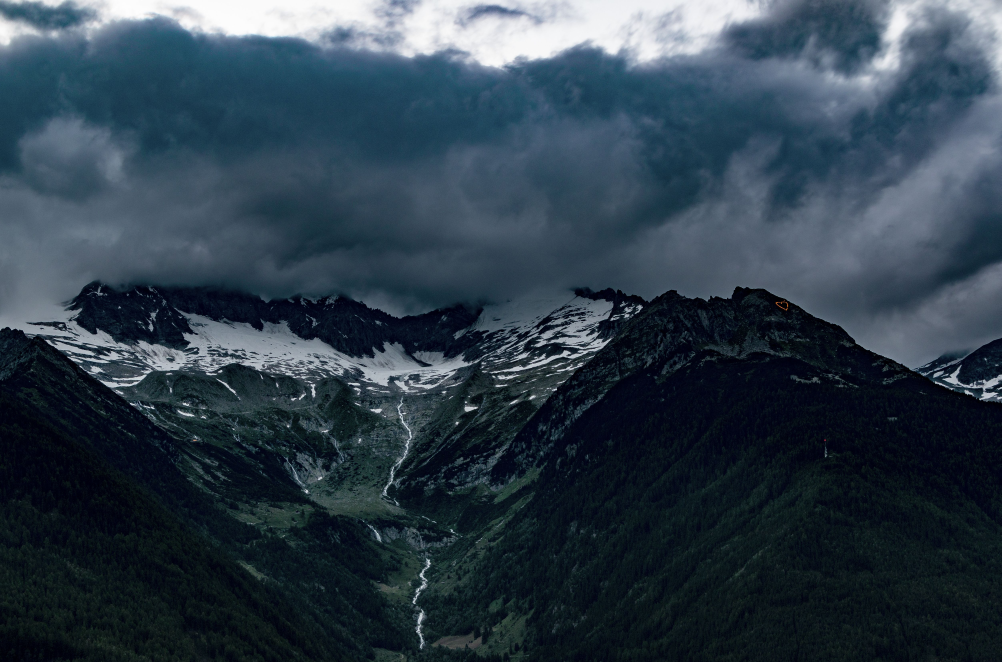
#> input picture photo.jpg, 5008 x 3309 px (shown at 1/5 size)
$ python mosaique.py
#> lines starting #> are read from the running program, lines starting #| are printed output that depends on the picture
# Import de l'outil image
from PIL import Image

# définir l'image avec la photo choisie et sa taille
image = Image.open("photo.jpg")
#> image is the input picture: PIL image 5008x3309 RGB; mean R, G, B 46.3, 61.5, 74
largeur, hauteur = image.size
#> largeur = 5008; hauteur = 3309

# choix du nombre de blocs et couleurs
blocs = 40
couleurs = 15

# filtrage des valeurs non conformes
if blocs < 1 or blocs > largeur:
    print("Valeur non conforme (extrêmes), blocs doit être entre 1 et", largeur)
    exit()
if couleurs < 2 or couleurs > 256:
    print("Fenêtre de couleurs non conforme, elle doit être entre 2 et 256")
    exit()

# format miniature pour isoler les pixels
petite_largeur = blocs
petite_hauteur = round(hauteur * blocs / largeur)
#> petite_hauteur = 26

# réduction de la taille et des couleurs, puis réagrandissement
petite = image.resize((petite_largeur, petite_hauteur), Image.Resampling.BOX)
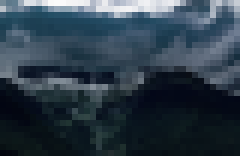
#> petite: PIL image 40x26 RGB (shown 6 times larger); mean R, G, B 46.3, 61.5, 74
petite = petite.quantize(colors=couleurs)
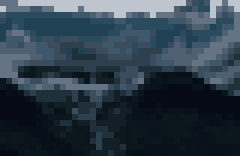
#> petite: PIL image 40x26 P (shown 6 times larger); mean R, G, B 45, 60.3, 72.9
mosaique = petite.resize((largeur, hauteur), Image.Resampling.NEAREST)

# enregistrement de la mosaïque et affichage du résultat
mosaique.save("mosaique.png")
print("Mosaïque enregistrée :", petite_largeur, "x", petite_hauteur, "blocs et", couleurs, "couleurs")
#| Mosaïque enregistrée : 40 x 26 blocs et 15 couleurs
